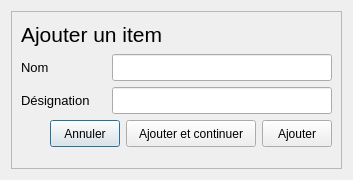
<?xml version="1.0" encoding="UTF-8"?>
<ui version="4.0">
 <class>Dialog</class>
 <widget class="QDialog" name="Dialog">
  <property name="geometry">
   <rect>
    <x>0</x>
    <y>0</y>
    <width>353</width>
    <height>180</height>
   </rect>
  </property>
  <property name="windowTitle">
   <string>Dialog</string>
  </property>
  <layout class="QGridLayout" name="gridLayout">
   <item row="0" column="0">
    <widget class="QFrame" name="frame">
     <property name="frameShape">
      <enum>QFrame::StyledPanel</enum>
     </property>
     <property name="frameShadow">
      <enum>QFrame::Raised</enum>
     </property>
     <layout class="QGridLayout" name="gridLayout_2">
      <item row="0" column="0">
       <layout class="QVBoxLayout" name="verticalLayout">
        <item>
         <layout class="QHBoxLayout" name="horizontalLayout_6">
          <item>
           <widget class="QLabel" name="label_5">
            <property name="minimumSize">
             <size>
              <width>85</width>
              <height>27</height>
             </size>
            </property>
            <property name="font">
             <font>
              <pointsize>16</pointsize>
             </font>
            </property>
            <property name="text">
             <string>Ajouter un item</string>
            </property>
            <property name="margin">
             <number>0</number>
            </property>
           </widget>
          </item>
         </layout>
        </item>
        <item>
         <layout class="QHBoxLayout" name="horizontalLayout">
          <item>
           <widget class="QLabel" name="label">
            <property name="minimumSize">
             <size>
              <width>85</width>
              <height>27</height>
             </size>
            </property>
            <property name="maximumSize">
             <size>
              <width>85</width>
              <height>16777215</height>
             </size>
            </property>
            <property name="font">
             <font>
              <pointsize>10</pointsize>
             </font>
            </property>
            <property name="text">
             <string>Nom</string>
            </property>
           </widget>
          </item>
          <item>
           <widget class="QLineEdit" name="nom_lineEdit">
            <property name="minimumSize">
             <size>
              <width>220</width>
              <height>27</height>
             </size>
            </property>
            <property name="font">
             <font>
              <pointsize>10</pointsize>
             </font>
            </property>
           </widget>
          </item>
         </layout>
        </item>
        <item>
         <layout class="QHBoxLayout" name="horizontalLayout_2">
          <item>
           <widget class="QLabel" name="label_2">
            <property name="minimumSize">
             <size>
              <width>85</width>
              <height>27</height>
             </size>
            </property>
            <property name="maximumSize">
             <size>
              <width>85</width>
              <height>16777215</height>
             </size>
            </property>
            <property name="font">
             <font>
              <pointsize>10</pointsize>
             </font>
            </property>
            <property name="text">
             <string>Désignation</string>
            </property>
           </widget>
          </item>
          <item>
           <widget class="QLineEdit" name="designation_lineEdit">
            <property name="minimumSize">
             <size>
              <width>220</width>
              <height>27</height>
             </size>
            </property>
            <property name="font">
             <font>
              <pointsize>10</pointsize>
             </font>
            </property>
           </widget>
          </item>
         </layout>
        </item>
        <item>
         <layout class="QHBoxLayout" name="horizontalLayout_5">
          <item>
           <spacer name="horizontalSpacer">
            <property name="orientation">
             <enum>Qt::Horizontal</enum>
            </property>
            <property name="sizeHint" stdset="0">
             <size>
              <width>40</width>
              <height>20</height>
             </size>
            </property>
           </spacer>
          </item>
          <item>
           <widget class="QPushButton" name="annuler_pushButton">
            <property name="minimumSize">
             <size>
              <width>70</width>
              <height>27</height>
             </size>
            </property>
            <property name="text">
             <string>Annuler</string>
            </property>
           </widget>
          </item>
          <item>
           <widget class="QPushButton" name="ajouterPlus_pushButton">
            <property name="minimumSize">
             <size>
              <width>130</width>
              <height>27</height>
             </size>
            </property>
            <property name="text">
             <string>Ajouter et continuer</string>
            </property>
           </widget>
          </item>
          <item>
           <widget class="QPushButton" name="ajouter_pushButton">
            <property name="minimumSize">
             <size>
              <width>70</width>
              <height>27</height>
             </size>
            </property>
            <property name="text">
             <string>Ajouter</string>
            </property>
           </widget>
          </item>
         </layout>
        </item>
       </layout>
      </item>
      <item row="1" column="0">
       <spacer name="verticalSpacer">
        <property name="orientation">
         <enum>Qt::Vertical</enum>
        </property>
        <property name="sizeHint" stdset="0">
         <size>
          <width>20</width>
          <height>2</height>
         </size>
        </property>
       </spacer>
      </item>
     </layout>
    </widget>
   </item>
  </layout>
 </widget>
 <resources/>
 <connections/>
</ui>
